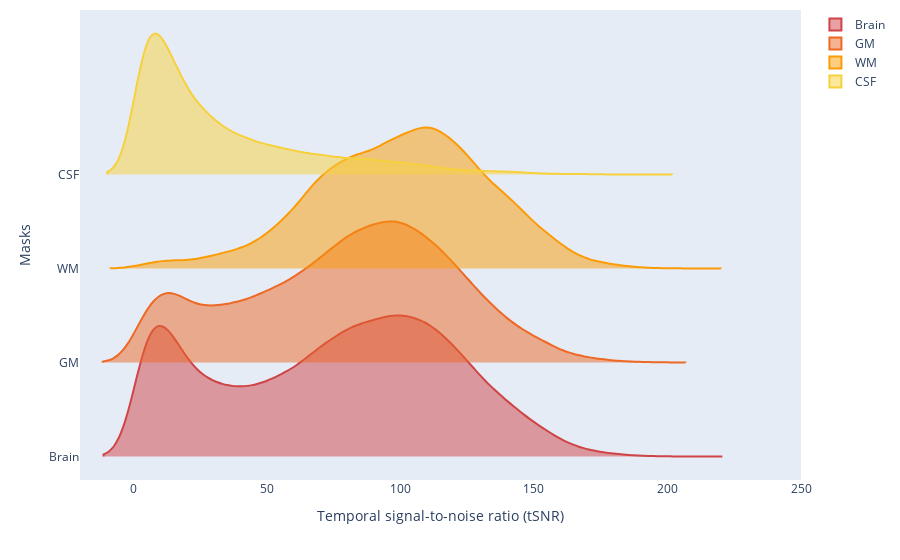

Notebook source saved alongside this figure:
### Code cell
# Figures

# Fig 1
colors = n_colors('rgb(5, 200, 200)', 'rgb(200, 10, 10)', 28, colortype='rgb')
data = []
layout = go.Layout(
    xaxis = dict(tickangle=45),
    yaxis=dict(title='Framewise displacement (mm)', range=[-0.3, 3]),
    margin={
      't': 10,
    }
)
fig = go.Figure(layout=layout)
i = 0
for colname, color in zip(all_subs, colors):
    data.append(df_fdallsubs[colname].to_numpy())
    fig.add_trace(go.Violin(y=data[i], line_color=color, name=colname, orientation='v', side='positive', width=1.8, points=False, box_visible=True, meanline_visible=True))
    i += 1
fig.update_layout(xaxis_showgrid=False, xaxis_zeroline=False)

# Fig 2 (A) and (B)
sub = 'sub-001'
fd_fn = os.path.join(dash_dir, sub+'_task-all_run-all_desc-fd.tsv')
df_fd = pd.read_csv(fd_fn, sep='\t')
data = []
layout = go.Layout(title='Distributions of framewise displacement for all functional runs - '+sub,
        xaxis = dict(title = 'Task and Run'),
        yaxis=dict(title='Framewise displacement (mm)'))
fig2 = go.Figure(layout=layout)
i = 0
for colname in cols_tasksruns:
    data.append(df_fd[colname].to_numpy())
    fig2.add_trace(go.Violin(y=data[i], line_color=sequential.Inferno[i+3], name=colname.capitalize(), orientation='v', side='positive', width=1.5, points=False, box_visible=True, meanline_visible=True))
    i += 1
fig2.update_layout(xaxis_showgrid=False, xaxis_zeroline=False)

# Fig 2B
layout = go.Layout(title='Framewise displacement over time for all functional runs - '+sub,
        xaxis = dict(title = 'Functional volumes'),
        yaxis=dict(title='FD per task and run (mm)', range=[0.0, 0.5]))
fig2b = go.Figure(layout=layout)
i = 0
for colname in cols_tasksruns:
    data.append(df_fd[colname].to_numpy())
    fig2b.add_trace(go.Scatter(y=data[i], mode='lines', line = dict(color=sequential.Inferno[i+3], width=2), name=colname.capitalize()))
    i += 1
fig2b.update_layout(xaxis_showgrid=False, xaxis_zeroline=False)

#Fig 3
sub = 'sub-001'
orig_task = 'rest'
orig_run = '1'
orig_html = os.path.join(dash_dir, sub + '_task-' + orig_task + '_run-' + orig_run + '_echo-2_space-MNI152_desc-rapreproc_tsnr.html')

braintsnr_tsv = os.path.join(me_dir, sub, 'func', sub+'_task-rest_run-1_echo-2_desc-rapreproc_braintsnr.tsv')
GMtsnr_tsv = os.path.join(me_dir, sub, 'func', sub+'_task-rest_run-1_echo-2_desc-rapreproc_GMtsnr.tsv')
WMtsnr_tsv = os.path.join(me_dir, sub, 'func', sub+'_task-rest_run-1_echo-2_desc-rapreproc_WMtsnr.tsv')
CSFtsnr_tsv = os.path.join(me_dir, sub, 'func', sub+'_task-rest_run-1_echo-2_desc-rapreproc_CSFtsnr.tsv')
df_braintsnr = pd.read_csv(braintsnr_tsv, sep='\t').dropna()
df_GMtsnr = pd.read_csv(GMtsnr_tsv, sep='\t').dropna()
df_WMtsnr = pd.read_csv(WMtsnr_tsv, sep='\t').dropna()
df_CSFtsnr = pd.read_csv(CSFtsnr_tsv, sep='\t').dropna()
dat1 = df_braintsnr['tsnr'].to_numpy()
dat2 = df_GMtsnr['tsnr'].to_numpy()
dat3 = df_WMtsnr['tsnr'].to_numpy()
dat4 = df_CSFtsnr['tsnr'].to_numpy()
layout = go.Layout(
        yaxis = dict(title = 'Masks'),
        xaxis=dict(title='Temporal signal-to-noise ratio (tSNR)', range=[-20, 250]),
        margin={
              't': 10,
            })
fig3 = go.Figure(layout=layout)
fig3.add_trace(go.Violin(x=dat1, line_color=sequential.Inferno[5], name='Brain'))
fig3.add_trace(go.Violin(x=dat2, line_color=sequential.Inferno[6], name='GM'))
fig3.add_trace(go.Violin(x=dat3, line_color=sequential.Inferno[7], name='WM'))
fig3.add_trace(go.Violin(x=dat4, line_color=sequential.Inferno[8], name='CSF'))
fig3.update_traces(orientation='h', side='positive', width=3, points=False)
fig3.update_layout(xaxis_showgrid=False, xaxis_zeroline=False)

### Figure 1 — Plotly figure (JSON) as saved in the notebook; plotly's stock layout.template omitted (floating-point values rounded to 4 significant figures; data arrays with more than 128 entries replaced by an {"elided": "..."} marker saying what was removed)
{"data": [{"line": {"color": "#cf4446"}, "name": "Brain", "orientation": "h", "points": false, "side": "positive", "type": "violin", "width": 3, "x": {"elided": "36985 float values"}}, {"line": {"color": "#ed6925"}, "name": "GM", "orientation": "h", "points": false, "side": "positive", "type": "violin", "width": 3, "x": {"elided": "18434 float values"}}, {"line": {"color": "#fb9b06"}, "name": "WM", "orientation": "h", "points": false, "side": "positive", "type": "violin", "width": 3, "x": {"elided": "10177 float values"}}, {"line": {"color": "#f7d13d"}, "name": "CSF", "orientation": "h", "points": false, "side": "positive", "type": "violin", "width": 3, "x": {"elided": "8374 float values"}}], "layout": {"margin": {"t": 10}, "xaxis": {"range": [-20, 250], "showgrid": false, "title": {"text": "Temporal signal-to-noise ratio (tSNR)"}, "zeroline": false}, "yaxis": {"title": {"text": "Masks"}}}}
